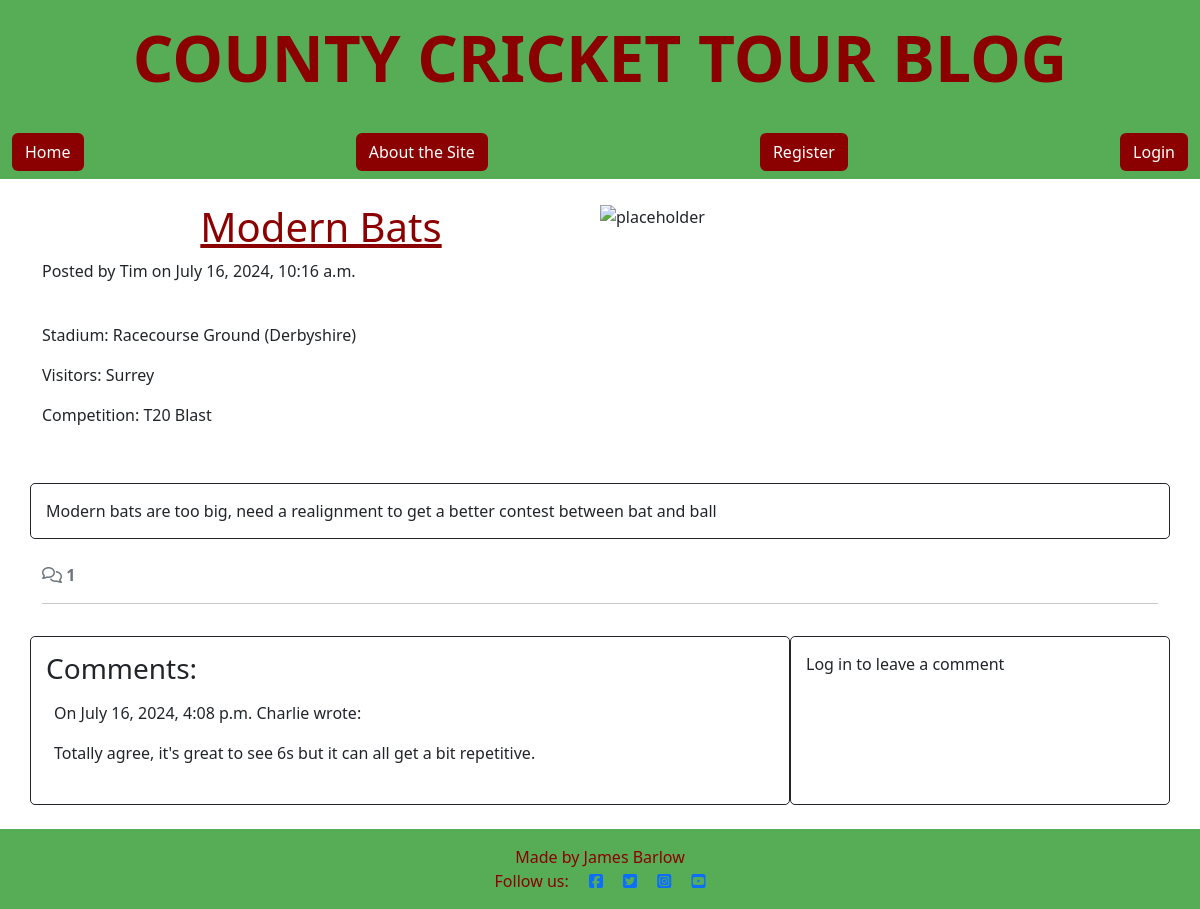
Screenshot of /modern-bats/ with the database file from the repository.
### blog/models.py (models this page shows, shortened)
class Post(models.Model):
    title = models.CharField(max_length=200, unique=True)
    slug = AutoSlugField(populate_from='title', unique=True)
    author = models.ForeignKey(
        User, on_delete=models.CASCADE, related_name="blog_posts"
    )
    stadium = models.CharField(
        max_length=50,
        choices=STADIUM_CHOICES,
        default='Lords'
    )
    visitor = models.CharField(
        max_length=50,
        choices=VISITORS_CHOICES,
        default='Surrey'
    )
    competition = models.CharField(
        max_length=20,
        choices=COMPETITION_CHOICES,
        default='County Champ Div 1'
    )
    content = models.TextField()
    created_on = models.DateTimeField(auto_now_add=True)

class Comment(models.Model):
    post = models.ForeignKey(
        Post, on_delete=models.CASCADE, related_name="comments"
        )
    author = models.ForeignKey(
        User, on_delete=models.CASCADE, related_name="commenter"
        )
    body = models.TextField()
    added_on = models.DateTimeField(auto_now_add=True)

### blog/views.py (the view, shortened to what this page needs)
# urls.py: path('<slug:slug>/', views.post_detail, name='post_detail'),
def post_detail(request, slug):
    queryset = Post.objects
    post = get_object_or_404(queryset, slug=slug)
    comments = post.comments.all().order_by("-added_on")
    comment_count = post.comments.count()
    comment_form = CommentForm()
    return render(
        request,
        "blog/post_detail.html",
        {
            "post": post,
            "comments": comments,
            "comment_count": comment_count,
            "comment_form": comment_form,
        }
    )

### blog/templates/blog/post_detail.html (shortened to what this page needs)
{% extends 'base.html' %} {% block content %}
{% load static %}
{% load crispy_forms_tags %}
<div>
    <div class="container mt-4">
        <div class="row g-0">
            <div class="col-md-6">
                <h1 class="page-title">{{ post.title }}</h1>
                <p>Posted by {{ post.author }} on {{ post.created_on }}</p>
                <br>
                <p>Stadium: {{post.stadium}}</p>
                <p>Visitors: {{post.visitor}}</p>
                <p>Competition: {{post.competition}}</p>
                <br>
            </div>
            <div class="d-none d-md-block col-md-6">
                <img src="{% static 'images/default_image.jpg' %}" width="100%" height="100%" class="scale" alt="placeholder">
            </div>
        </div>
    </div>
</div>
<div class="container">
    <div class="row">
        <div class="col card mb-4  mt-3 left  top">
            <div>
                <p class="card-text">
                    {{ post.content | safe }}
                </p>
            </div>
        </div>
    </div>
    <div class="row">
        <div class="col-12">
            <strong class="text-secondary">
                <i class="far fa-comments"></i> {{ comment_count }}
            </strong>
        </div>
        <div class="col-12">
            <hr>
        </div>
    </div>
    <div class="row">
        <div class="col-md-8 card mb-4 mt-3">
            <h3>Comments:</h3>
            <div>
                {% for comment in comments %}
                    <div class="p-2 comments">
                        <p>
                            On {{ comment.added_on }} {{ comment.author }} wrote:
                        </p>
                        <div>
                            {{ comment.body | linebreaks }}
                        </div>
                    </div>
                {% endfor %}
            </div>
        </div>
        <div class="col-md-4 card mb-4 mt-3">
            <div>
                {% if user.is_authenticated %}
            <h3>Leave a comment:</h3>
            <p>Posting as: {{ user.username }}</p>
            <form id="commentForm" method="post" style="margin-top: 1.3em;">
                {{ comment_form | crispy }}
                {% csrf_token %}
                <button id="submitButton" type="submit" class="btn btn-success">Submit</button>
            </form>
          {% else %}
          <p>Log in to leave a comment</p>
          {% endif %}
        </div>
      </div>
    </div>
</div>
{% endblock content %}

### static/css/style.css (style rules this page uses)
.page-title { color: #8B0000; text-align: center; text-decoration: underline; }
.card { border: 1px solid; background-color: transparent; border-radius: 5px; padding: 15px; }

### rows the page displays
Post: title "Modern Bats", author "Tim", created_on "July 16, 2024, 10:16 a.m.", stadium "Racecourse Ground (Derbyshire)", visitor "Surrey", competition "T20 Blast", content "Modern bats are too big, need a realignment to get a better contest between bat and ball"
Comment: added_on "July 16, 2024, 4:08 p.m.", author "Charlie", body "Totally agree, it's great to see 6s but it can all get a bit repetitive."

### other values shown
{{ comment_count }} "1"
